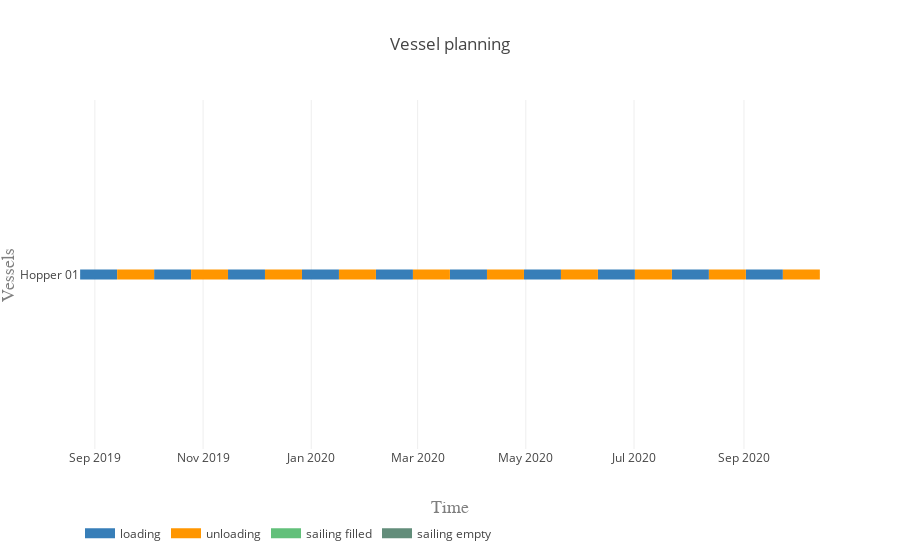

Here is the notebook cell this chart was saved with:
### Markdown cell above
#### Vessel planning

### Code cell
vessels = [hopper]

activities = ['loading', 'unloading', 'sailing filled', 'sailing empty']
colors = {0:'rgb(55,126,184)', 1:'rgb(255,150,0)', 2:'rgb(98, 192, 122)', 3:'rgb(98, 141, 122)'}

plot.vessel_planning(vessels, activities, colors)
